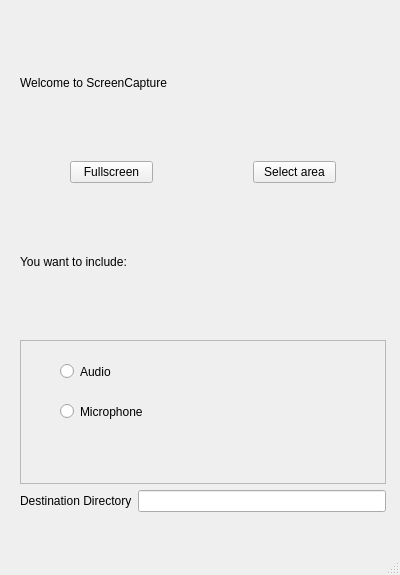
<?xml version="1.0" encoding="UTF-8"?>
<ui version="4.0">
 <class>MainWindow</class>
 <widget class="QMainWindow" name="MainWindow">
  <property name="geometry">
   <rect>
    <x>0</x>
    <y>0</y>
    <width>400</width>
    <height>575</height>
   </rect>
  </property>
  <property name="sizePolicy">
   <sizepolicy hsizetype="Fixed" vsizetype="Fixed">
    <horstretch>0</horstretch>
    <verstretch>0</verstretch>
   </sizepolicy>
  </property>
  <property name="windowTitle">
   <string>MainWindow</string>
  </property>
  <widget class="QWidget" name="centralwidget">
   <widget class="QWidget" name="">
    <property name="geometry">
     <rect>
      <x>20</x>
      <y>11</y>
      <width>366</width>
      <height>501</height>
     </rect>
    </property>
    <layout class="QVBoxLayout" name="verticalLayout">
     <item>
      <widget class="QLabel" name="label">
       <property name="text">
        <string>Welcome to ScreenCapture</string>
       </property>
      </widget>
     </item>
     <item>
      <layout class="QHBoxLayout" name="horizontalLayout">
       <property name="spacing">
        <number>100</number>
       </property>
       <property name="leftMargin">
        <number>50</number>
       </property>
       <property name="rightMargin">
        <number>50</number>
       </property>
       <item>
        <widget class="QPushButton" name="pushButton">
         <property name="text">
          <string>Fullscreen</string>
         </property>
        </widget>
       </item>
       <item>
        <widget class="QPushButton" name="pushButton_2">
         <property name="text">
          <string>Select area</string>
         </property>
        </widget>
       </item>
      </layout>
     </item>
     <item>
      <widget class="QLabel" name="label_2">
       <property name="text">
        <string>You want to include:</string>
       </property>
      </widget>
     </item>
     <item>
      <widget class="QFrame" name="frame">
       <property name="frameShape">
        <enum>QFrame::StyledPanel</enum>
       </property>
       <property name="frameShadow">
        <enum>QFrame::Raised</enum>
       </property>
       <widget class="QRadioButton" name="radioButton">
        <property name="geometry">
         <rect>
          <x>40</x>
          <y>20</y>
          <width>112</width>
          <height>23</height>
         </rect>
        </property>
        <property name="text">
         <string>Audio</string>
        </property>
       </widget>
       <widget class="QRadioButton" name="radioButton_2">
        <property name="geometry">
         <rect>
          <x>40</x>
          <y>60</y>
          <width>112</width>
          <height>23</height>
         </rect>
        </property>
        <property name="text">
         <string>Microphone</string>
        </property>
       </widget>
      </widget>
     </item>
     <item>
      <layout class="QHBoxLayout" name="horizontalLayout_2">
       <item>
        <widget class="QLabel" name="label_3">
         <property name="text">
          <string>Destination Directory</string>
         </property>
        </widget>
       </item>
       <item>
        <widget class="QLineEdit" name="lineEdit"/>
       </item>
      </layout>
     </item>
    </layout>
   </widget>
  </widget>
  <widget class="QMenuBar" name="menubar">
   <property name="geometry">
    <rect>
     <x>0</x>
     <y>0</y>
     <width>400</width>
     <height>22</height>
    </rect>
   </property>
  </widget>
  <widget class="QStatusBar" name="statusbar"/>
 </widget>
 <resources/>
 <connections/>
</ui>
